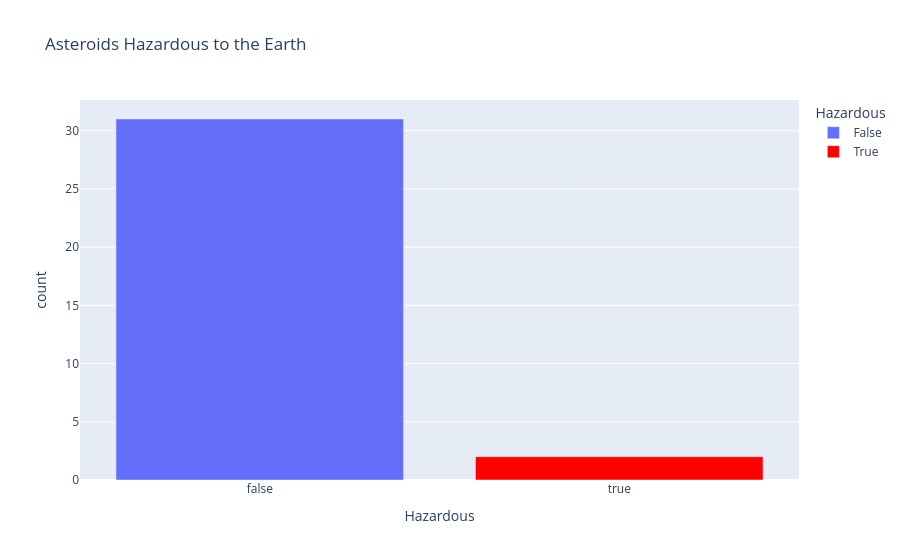

Write notebook code for a chart like this one.
### Markdown cell above
### Hazardous vs Non-Hazardous Asteroids
This bar chart visualizes the distribution of the Boolean variable "Hazardous," showing the number of asteroids categorized as either hazardous (True) or non-hazardous (False).

### Code cell
haz_counts = asteroid_data['Hazardous'].value_counts().reset_index()
fig_asteroid_hazard = px.bar(
    haz_counts,
    x = 'Hazardous',
    y = 'count',
    color='Hazardous',
    color_discrete_map={
        True: 'red',
        False: '#636EFA'
    },
    title = 'Asteroids Hazardous to the Earth'
)
fig_asteroid_hazard.show()

### Figure 1 — Plotly figure (JSON) as saved in the notebook; plotly's stock layout.template omitted (floating-point values rounded to 4 significant figures)
{"data": [{"alignmentgroup": "True", "hovertemplate": "Hazardous=%{x}<br>count=%{y}<extra></extra>", "legendgroup": "False", "marker": {"color": "#636EFA", "pattern": {"shape": ""}}, "name": "False", "offsetgroup": "False", "orientation": "v", "showlegend": true, "textposition": "auto", "type": "bar", "x": [false], "xaxis": "x", "y": [31], "yaxis": "y"}, {"alignmentgroup": "True", "hovertemplate": "Hazardous=%{x}<br>count=%{y}<extra></extra>", "legendgroup": "True", "marker": {"color": "red", "pattern": {"shape": ""}}, "name": "True", "offsetgroup": "True", "orientation": "v", "showlegend": true, "textposition": "auto", "type": "bar", "x": [true], "xaxis": "x", "y": [2], "yaxis": "y"}], "layout": {"autosize": true, "barmode": "relative", "legend": {"title": {"text": "Hazardous"}, "tracegroupgap": 0}, "title": {"text": "Asteroids Hazardous to the Earth"}, "xaxis": {"anchor": "y", "autorange": true, "categoryarray": [false, true], "categoryorder": "array", "domain": [0, 1], "range": [-0.5, 1.5], "title": {"text": "Hazardous"}, "type": "category"}, "yaxis": {"anchor": "x", "autorange": true, "domain": [0, 1], "range": [0, 32.63], "title": {"text": "count"}, "type": "linear"}}}
